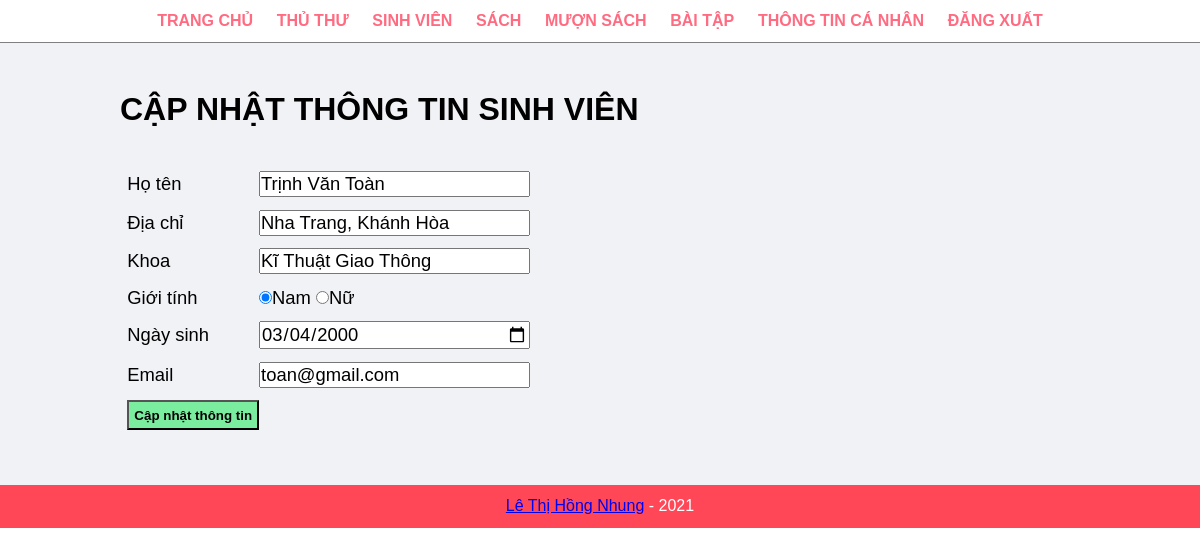
/admin/update-sv.php?id=003 (signed in), run on the app's committed database.
### tables this page shows
CREATE TABLE `sinh_vien` (
  `ma_sv` varchar(8) NOT NULL,
  `hoten_sv` varchar(50) NOT NULL,
  `gioitinh_sv` varchar(6) NOT NULL,
  `ngaysinh_sv` date NOT NULL,
  `diachi_sv` varchar(50) NOT NULL,
  `khoa` varchar(50) NOT NULL,
  `email` varchar(50) NOT NULL,
  `pwd_sv` varchar(50) NOT NULL
);

### admin/update-sv.php (the view, shortened to what this page needs)
<?php ob_start(); include('partials/menu.php'); ?>
<div class="main-content">
    <div class="wrapper">
        <h1>CẬP NHẬT THÔNG TIN SINH VIÊN</h1>
        <br><br>
        <?php
        $id = $_GET['id'];
        $sql = "SELECT * FROM sinh_vien WHERE ma_sv='$id' ";
        $res = mysqli_query($conn, $sql);
        if ($res == true) {
            $count = mysqli_num_rows($res);
            if ($count >= 0) {
                $rows = mysqli_fetch_assoc($res);
                $ten = $rows['hoten_sv'];
                $diachi = $rows['diachi_sv'];
                $khoa = $rows['khoa'];
                $gioitinh = $rows['gioitinh_sv'];
                $ngaysinh = $rows['ngaysinh_sv'];
                $email = $rows['email'];
            } else {
                header("location:".SITEURL."admin/manage-sv.php");
            }
        }
        ?>
        <form method="post" action="" enctype="multipart/form-data">
            <table class="tbl-30">
                <tr>
                    <td>Họ tên</td>
                    <td>
                        <input type="text" name="hoten_sv" value="<?php if (isset($ten)) echo $ten; ?>">
                    </td>
                </tr>
                <tr>
                    <td>Địa chỉ</td>
                    <td>
                        <input type="text" name="diachi_sv" value="<?php if (isset($diachi)) echo $diachi; ?>">
                    </td>
                </tr>
                <tr>
                    <td>Khoa</td>
                    <td>
                        <input type="text" name="khoa" value="<?php if (isset($khoa)) echo $khoa; ?>">
                    </td>
                </tr>
                <tr>
                    <td>Giới tính</td>
                    <td>
                        <input type="radio" name="gioitinh_sv" value="Nam" <?php if($gioitinh=='Nam') echo "checked"; ?> >Nam
                        <input type="radio" name="gioitinh_sv" value="Nữ" <?php if($gioitinh=='Nữ') echo "checked"; ?> >Nữ
                    </td>
                </tr>
                <tr>
                    <td>Ngày sinh</td>
                    <td>
                        <input type="date" name="ngaysinh_sv" value="<?php if (isset($ngaysinh)) echo $ngaysinh; ?>">
                    </td>
                </tr>
                <tr>
                    <td>Email</td>
                    <td>
                        <input type="email" name="email_sv" value="<?php if(isset($email)) echo $email; ?>">
                    </td>
                </tr>
                <tr>
                    <td colspan="2">
                        <input type="submit" name="submit" value="Cập nhật thông tin" class="btn-secondary">
                    </td>
                </tr>
            </table>
        </form>
    </div>
</div>
<?php
include('partials/footer.php');
?>

### css/admin.css (style rules this page uses)
* { margin: 0; padding: 0; font-family: Arial, Helvetica, sans-serif; }
.wrapper { padding:1%; width: 80%; margin: 0 auto; }
.tbl-30 { width: 55%; }
table tr td { padding: 1%; }
.btn-secondary { background-color: #7bed9f; padding: 1%; color: black; text-decoration: none; font-weight: bold; }
input[type="text"] { font-size: 1.15rem; width: 70%; }
input[type="date"] { font-size: 1.15rem; width: 70%; }
input[type="email"] { font-size: 1.15rem; width: 70%; }
form table tr td { font-size: 1.15rem; }
.main-content { background-color: #f1f2f6; padding: 3% 0; }

### data on the page
sinh_vien: hoten_sv "Trịnh Văn Toàn", diachi_sv "Nha Trang, Khánh Hòa", khoa "Kĩ Thuật Giao Thông", gioitinh_sv "☑", ngaysinh_sv "03/04/2000", email_sv "toan@gmail.com"
